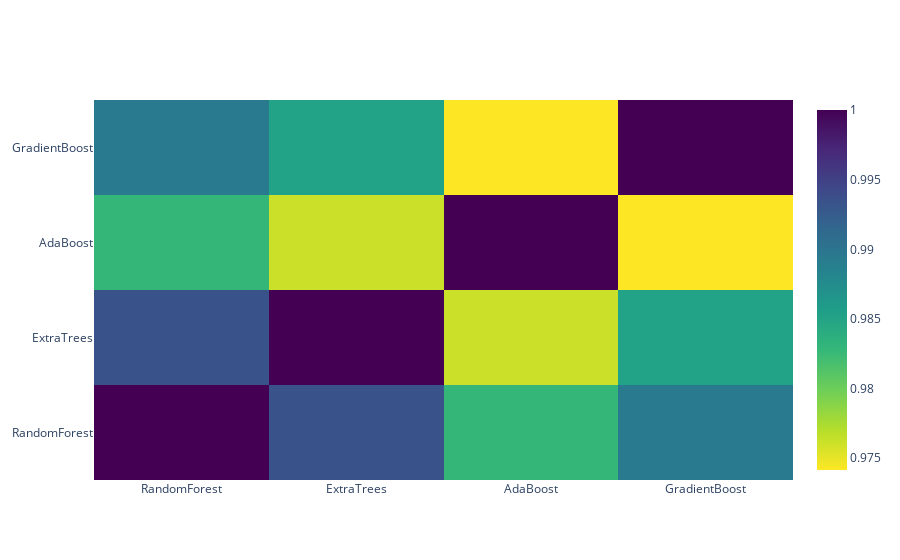

This figure's notebook cell:
### Code cell
base_predictions_train = pd.DataFrame( {'RandomForest': rf_oof_train.ravel(),
     'ExtraTrees': et_oof_train.ravel(),
     'AdaBoost': ad_oof_train.ravel(),
      'GradientBoost': gb_oof_train.ravel()
    })
base_predictions_train.head()

data = [
    go.Heatmap(
        z= base_predictions_train.astype(float).corr().values ,
        x=base_predictions_train.columns.values,
        y= base_predictions_train.columns.values,
          colorscale='Viridis',
            showscale=True,
            reversescale = True
    )
]
py.iplot(data, filename='labelled-heatmap')

### Figure 1 — Plotly figure (JSON) as saved in the notebook; plotly's stock layout.template omitted (floating-point values rounded to 4 significant figures)
{"data": [{"colorscale": [[0, "#440154"], [0.1111, "#482878"], [0.2222, "#3e4989"], [0.3333, "#31688e"], [0.4444, "#26828e"], [0.5556, "#1f9e89"], [0.6667, "#35b779"], [0.7778, "#6ece58"], [0.8889, "#b5de2b"], [1, "#fde725"]], "reversescale": true, "showscale": true, "type": "heatmap", "x": ["RandomForest", "ExtraTrees", "AdaBoost", "GradientBoost"], "y": ["RandomForest", "ExtraTrees", "AdaBoost", "GradientBoost"], "z": [[1, 0.9934, 0.9829, 0.9894], [0.9934, 1, 0.9762, 0.9852], [0.9829, 0.9762, 1, 0.9742], [0.9894, 0.9852, 0.9742, 1]]}], "layout": {}}
